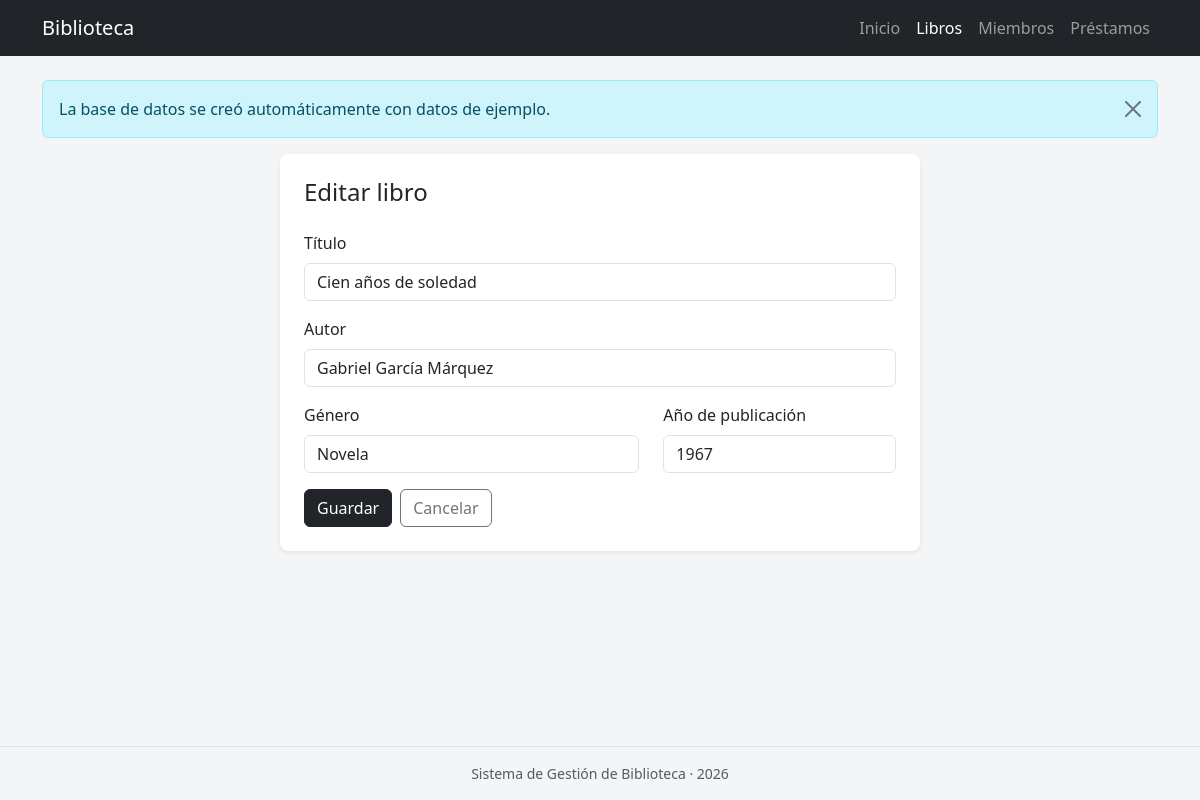
The app's page /libros_editar.php?id=1 with its own data.
### tables this page shows
CREATE TABLE Libros (
    libro_id INT AUTO_INCREMENT PRIMARY KEY,
    titulo VARCHAR(150) NOT NULL,
    autor VARCHAR(100) NOT NULL,
    genero VARCHAR(50) NOT NULL,
    anio_publicacion INT NOT NULL
);

### funciones.php (called while the page is built, shortened)
<?php
function e($texto)
{
    return htmlspecialchars((string) $texto, ENT_QUOTES, 'UTF-8');
}

### libros_form.php (the view, shortened to what this page needs)
<form method="post" novalidate>
    <div class="mb-3">
        <label class="form-label" for="titulo">Título</label>
        <input type="text" class="form-control<?= isset($errores['titulo']) ? ' is-invalid' : '' ?>" id="titulo" name="titulo" maxlength="150" value="<?= e($libro['titulo']) ?>" required>
    </div>
    <div class="mb-3">
        <label class="form-label" for="autor">Autor</label>
        <input type="text" class="form-control<?= isset($errores['autor']) ? ' is-invalid' : '' ?>" id="autor" name="autor" maxlength="100" value="<?= e($libro['autor']) ?>" required>
    </div>
    <div class="row">
        <div class="col-md-7 mb-3">
            <label class="form-label" for="genero">Género</label>
            <input type="text" class="form-control<?= isset($errores['genero']) ? ' is-invalid' : '' ?>" id="genero" name="genero" maxlength="50" value="<?= e($libro['genero']) ?>" required>
        </div>
        <div class="col-md-5 mb-3">
            <label class="form-label" for="anio_publicacion">Año de publicación</label>
            <input type="number" class="form-control<?= isset($errores['anio_publicacion']) ? ' is-invalid' : '' ?>" id="anio_publicacion" name="anio_publicacion" min="1000" max="<?= date('Y') ?>" value="<?= e($libro['anio_publicacion']) ?>" required>
        </div>
    </div>
    <div class="d-flex gap-2">
        <button type="submit" class="btn btn-dark">Guardar</button>
        <a href="<?= BASE_URL ?>libros_listar.php" class="btn btn-outline-secondary">Cancelar</a>
    </div>
</form>

### estilos.css (style rules this page uses)
body { background-color: #f4f5f7; min-height: 100vh; display: flex; flex-direction: column; }

### records on screen
libros: titulo "Cien años de soledad", autor "Gabriel García Márquez", genero "Novela", anio_publicacion "1967"

### other values on screen
$texto "Inicio"
$texto "Libros"
$texto "Miembros"
$texto "Préstamos"
$_SESSION['mensaje']['texto'] "La base de datos se creó automáticamente con datos de ejemplo."
